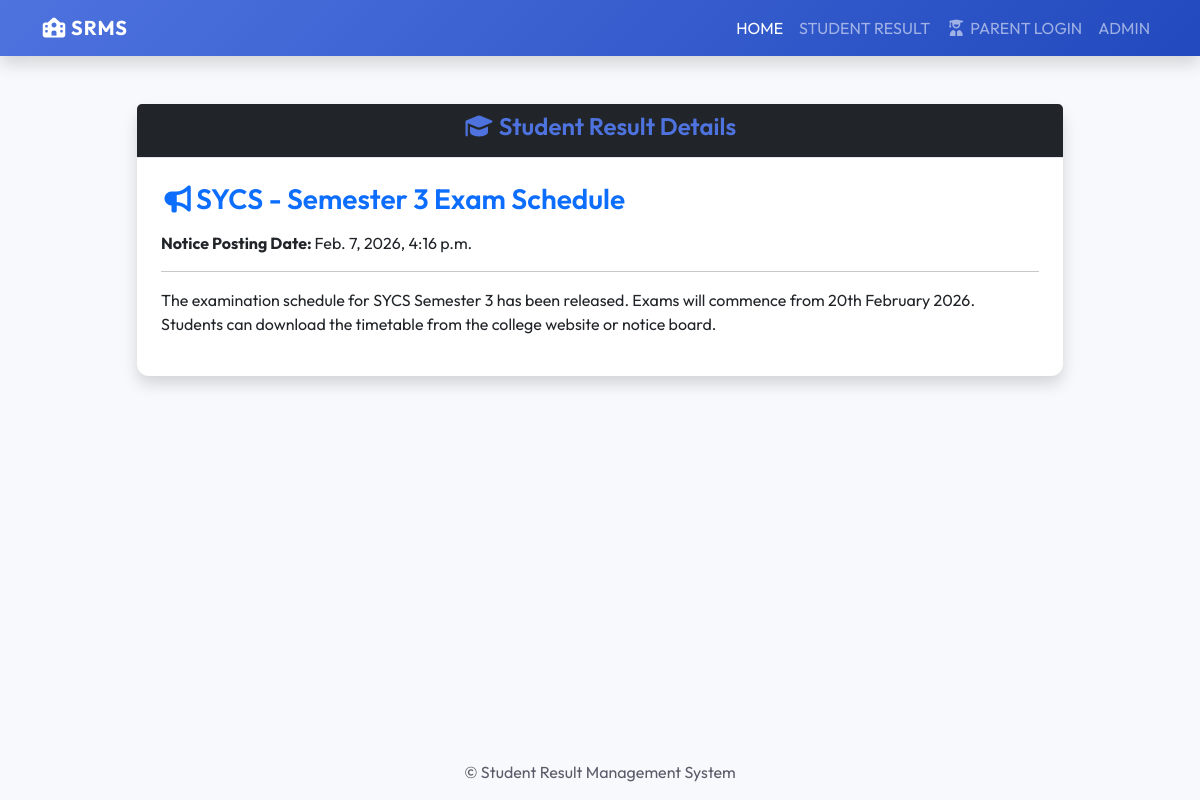
Page /notice_detail/5/ on the committed database.
### resultapp/models.py (models this page shows, shortened)
class Notice(models.Model):
    title = models.CharField(max_length=255)
    detail = models.TextField()
    posting_date = models.DateTimeField(auto_now_add=True)
    updation_date = models.DateTimeField(auto_now=True)

### resultapp/views.py (the view)
# urls.py: path('notice_detail/<int:notice_id>/', notice_detail, name='notice_detail'),
def notice_detail(request, notice_id):
    notice = get_object_or_404(Notice, id=notice_id)
    return render(request, 'notice_detail.html', {'notice': notice})

### StudentResultManagement/resultapp/templates/notice_detail.html (shortened to what this page needs)
{% extends 'base.html' %}
{% block content %}
<div class="container py-5" id="example">
  <div class="row justify-content-center">
    <div class="col-lg-10">
      <div class="card shadow">
        <div class="card-header text-center bg-dark text-white">
          <h4><i class="fas fa-graduation-cap"></i> Student Result Details</h4>
        </div>
        <div class="card-body p-4">
            <h3 class="mb-3 text-primary"><i class="fas fa-bullhorn"></i>{{ notice.title }}</h3>
            <p><strong>Notice Posting Date: </strong>{{ notice.posting_date }}</p>
            <hr/>
            <p>{{ notice.detail }}</p>
        </div>
      </div>
    </div>
  </div>
</div>
{% endblock %}

### resultapp/static/css/style.css (style rules this page uses)
:root { --primary-color: #4e73df; --secondary-color: #858796; --success-color: #1cc88a; --info-color: #36b9cc; --warning-color: #f6c23e; --danger-color: #e74a3b; --light-bg: #f8f9fc; --dark-text: #5a5c69; --card-shadow: 0 .15rem 1.75rem 0 rgba(58, 59, 69, .15); }
body { font-family: 'Outfit', sans-serif; background-color: var(--light-bg); color: var(--dark-text); }
h1, h2, h3, h4, h5, h6 { font-weight: 600; color: #4e73df; }
.card { border: none; border-radius: 0.75rem; box-shadow: var(--card-shadow); transition: transform 0.2s ease-in-out; }
.card-header { background-color: #fff; border-bottom: 1px solid #e3e6f0; font-weight: 700; color: var(--primary-color); }

### rows in the picture
Notice: title "SYCS - Semester 3 Exam Schedule", posting_date "Feb. 7, 2026, 4:16 p.m.", detail "The examination schedule for SYCS Semester 3 has been released. Exams will commence from 20th February 2026. Students can download the timetable from the college website or notice board."
